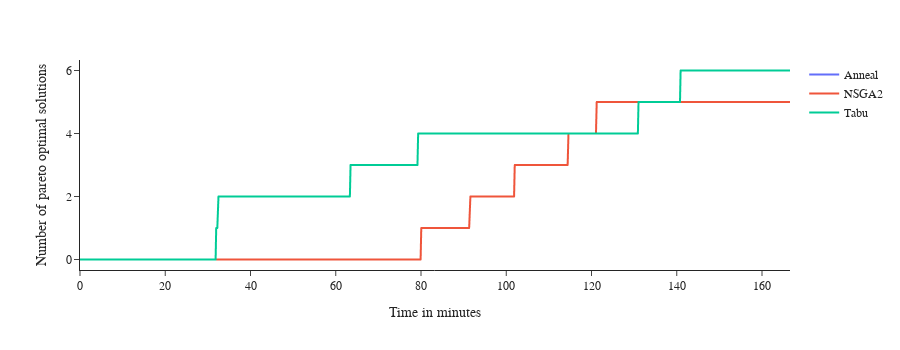

Notebook code cell kept with this figure:
### Code cell
plot_performance_2d(df_filtered)

### Figure 1 — Plotly figure (JSON) as saved in the notebook; plotly's stock layout.template omitted (floating-point values rounded to 4 significant figures; data arrays with more than 128 entries replaced by an {"elided": "..."} marker saying what was removed)
{"data": [{"hovertemplate": "optimizer=Anneal<br>Time in minutes=%{x}<br>Number of pareto optimal solutions=%{y}<extra></extra>", "legendgroup": "Anneal", "line": {"color": "#636efa", "dash": "solid"}, "marker": {"symbol": "circle"}, "mode": "lines", "name": "Anneal", "showlegend": true, "type": "scattergl", "x": {"elided": "926 float values"}, "xaxis": "x", "y": {"elided": "926 int values"}, "yaxis": "y"}, {"hovertemplate": "optimizer=NSGA2<br>Time in minutes=%{x}<br>Number of pareto optimal solutions=%{y}<extra></extra>", "legendgroup": "NSGA2", "line": {"color": "#EF553B", "dash": "solid"}, "marker": {"symbol": "circle"}, "mode": "lines", "name": "NSGA2", "showlegend": true, "type": "scattergl", "x": {"elided": "1016 float values"}, "xaxis": "x", "y": {"elided": "1016 int values"}, "yaxis": "y"}, {"hovertemplate": "optimizer=Tabu<br>Time in minutes=%{x}<br>Number of pareto optimal solutions=%{y}<extra></extra>", "legendgroup": "Tabu", "line": {"color": "#00cc96", "dash": "solid"}, "marker": {"symbol": "circle"}, "mode": "lines", "name": "Tabu", "showlegend": true, "type": "scattergl", "x": {"elided": "991 float values"}, "xaxis": "x", "y": {"elided": "991 int values"}, "yaxis": "y"}], "layout": {"font": {"family": "Arial, monospace"}, "height": 350, "legend": {"title": {"text": ""}, "tracegroupgap": 0}, "margin": {"t": 60}, "xaxis": {"anchor": "y", "domain": [0, 1], "title": {"text": "Time in minutes"}}, "yaxis": {"anchor": "x", "domain": [0, 1], "title": {"text": "Number of pareto optimal solutions"}}}}
